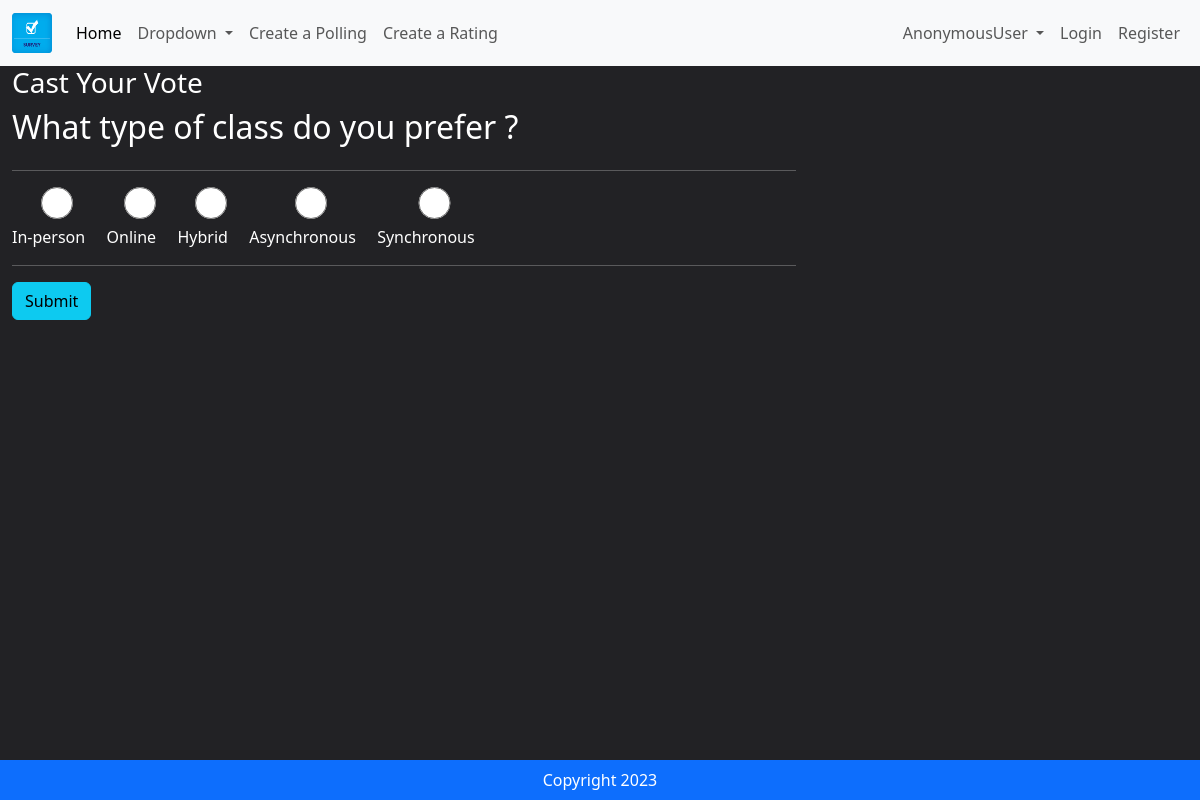
The app's page /vote/15/ with its own data.
### app/models.py (models this page shows, shortened)
class Entity(models.Model):
    question =  models.TextField()

class Poll(models.Model):
    questionId = models.ForeignKey(Entity,on_delete=models.CASCADE)
    option_one = models.CharField(max_length=50)
    option_two = models.CharField(max_length=50)
    option_three = models.CharField(max_length=50)
    option_four = models.CharField(max_length=50, default='')
    option_five = models.CharField(max_length=50,default='')
    option_count_one = models.IntegerField(default=0)
    option_count_two = models.IntegerField(default=0)
    option_count_three = models.IntegerField(default=0)
    option_count_four = models.IntegerField(default=0)
    option_count_five = models.IntegerField(default=0)

### app/views.py (the view, shortened to what this page needs)
# urls.py: path('vote/<entity_id>/',views.vote, name='vote'),
def vote(request, entity_id):
    entity = Entity.objects.get(pk=entity_id)
    poll = Poll.objects.get(questionId=entity)
    context = {'entity':entity, 'poll':poll }
    return render(request,'vote.html',context)

### templates/vote.html (shortened to what this page needs)
{% extends 'base.html' %}
{% load static %}
{% block main-content %}
<div class="container-fluid">
    <div class="col-lg-8 col-lg-offset-2">
        <div class="panel panel-default">
            <div class="panel-heading">
                <h3 class="panel-title">Cast Your Vote</h3>
            </div>
            <div class="panel-body">
                <div class="row">
                    <div class="col-lg-12">
                        <h2>{{entity.question}}</h2>
                    </div>
                </div>
                <div class="row">
                    <div class="col-lg-12">
                        <hr />
                        <form method="POST">
                            <div class="form-group">
                                <div class="radio">
                                    <label>
                                        <input type="radio" name="poll" value="option1" id="option1"  required>
                                        {{poll.option_one}}
                                    </label>
                                    <label>
                                        <input type="radio" name="poll" value="option2" id="option2" >
                                        {{poll.option_two}}
                                    </label>
                                    <label>
                                        <input type="radio" name="poll" value="option3" id="option3" >
                                        {{poll.option_three}}
                                    </label>
                                    <label>
                                        <input type="radio" name="poll" value="option4" id="option4" >
                                        {{poll.option_four}}
                                    </label>
                                    <label>
                                        <input type="radio" name="poll" value="option5" id="option5" >
                                        {{poll.option_five}}
                                    </label>
                                </div>
                            </div>
                            <hr />
                            <button type="submit" class="btn btn-info">
                                Submit
                            </button>
                        </form>
                    </div>
                </div>
            </div>
        </div>
    </div>
</div>
{% endblock main-content %}

### static/style.css (style rules this page uses)
body { background:#222225; color: white; }
input[type=radio] { border: 0px; width: 100%; height: 2em; }

### records on screen
Entity: question "What type of class do you prefer ?"
Poll: option_one "In-person", option_two "Online", option_three "Hybrid", option_four "Asynchronous", option_five "Synchronous"

### other values on screen
{{ request.user }} "AnonymousUser"
